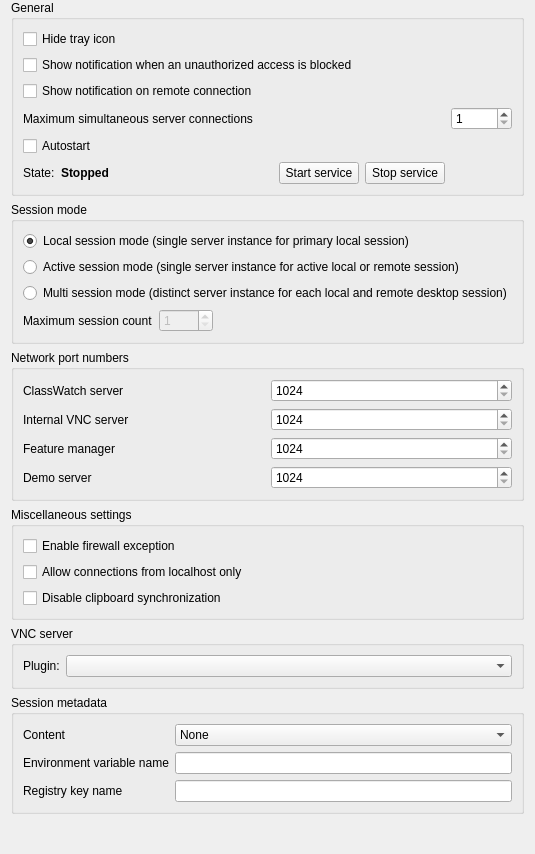
<?xml version="1.0" encoding="UTF-8"?>
<ui version="4.0">
 <class>ServiceConfigurationPage</class>
 <widget class="QWidget" name="ServiceConfigurationPage">
  <property name="windowTitle">
   <string notr="true">Form</string>
  </property>
  <layout class="QVBoxLayout" name="verticalLayout">
   <property name="topMargin">
    <number>0</number>
   </property>
   <property name="bottomMargin">
    <number>0</number>
   </property>
   <item>
    <widget class="QGroupBox" name="groupBox_3">
     <property name="title">
      <string>General</string>
     </property>
     <layout class="QGridLayout" name="gridLayout_12">
      <item row="1" column="0" colspan="2">
       <widget class="QCheckBox" name="failedAuthenticationNotificationsEnabled">
        <property name="text">
         <string>Show notification when an unauthorized access is blocked</string>
        </property>
       </widget>
      </item>
      <item row="2" column="0" colspan="2">
       <widget class="QCheckBox" name="remoteConnectionNotificationsEnabled">
        <property name="text">
         <string>Show notification on remote connection</string>
        </property>
       </widget>
      </item>
      <item row="4" column="0">
       <widget class="QLabel" name="serverConnectionLimitLabel">
        <property name="text">
         <string>Maximum simultaneous server connections</string>
        </property>
       </widget>
      </item>
      <item row="4" column="1">
       <widget class="QSpinBox" name="serverConnectionLimit">
        <property name="toolTip">
         <string>Limits simultaneous remote connections to protect the server against resource exhaustion.</string>
        </property>
        <property name="minimum">
         <number>1</number>
        </property>
        <property name="maximum">
         <number>10000</number>
        </property>
       </widget>
      </item>
      <item row="0" column="0" colspan="2">
       <widget class="QCheckBox" name="isTrayIconHidden">
        <property name="text">
         <string>Hide tray icon</string>
        </property>
       </widget>
      </item>
      <item row="5" column="0">
       <widget class="QCheckBox" name="autostartService">
        <property name="text">
         <string>Autostart</string>
        </property>
       </widget>
      </item>
      <item row="6" column="0">
       <layout class="QHBoxLayout" name="horizontalLayout_3">
        <item>
         <widget class="QLabel" name="label_16">
          <property name="text">
           <string>State:</string>
          </property>
         </widget>
        </item>
        <item>
         <widget class="QLabel" name="serviceState">
          <property name="font">
           <font>
            <bold>true</bold>
           </font>
          </property>
          <property name="text">
           <string>Stopped</string>
          </property>
         </widget>
        </item>
        <item>
         <spacer name="horizontalSpacer_9">
          <property name="orientation">
           <enum>Qt::Orientation::Horizontal</enum>
          </property>
          <property name="sizeHint" stdset="0">
           <size>
            <width>40</width>
            <height>20</height>
           </size>
          </property>
         </spacer>
        </item>
        <item>
         <widget class="QPushButton" name="startService">
          <property name="text">
           <string>Start service</string>
          </property>
          <property name="icon">
           <iconset resource="../../core/resources/core.qrc">
            <normaloff>:/core/media-playback-start.png</normaloff>:/core/media-playback-start.png</iconset>
          </property>
         </widget>
        </item>
        <item>
         <widget class="QPushButton" name="stopService">
          <property name="text">
           <string>Stop service</string>
          </property>
          <property name="icon">
           <iconset resource="../../core/resources/core.qrc">
            <normaloff>:/core/media-playback-stop.png</normaloff>:/core/media-playback-stop.png</iconset>
          </property>
         </widget>
        </item>
       </layout>
      </item>
     </layout>
    </widget>
   </item>
   <item>
    <widget class="QGroupBox" name="groupBox">
     <property name="title">
      <string>Session mode</string>
     </property>
     <layout class="QVBoxLayout" name="verticalLayout_2">
      <item>
       <widget class="QRadioButton" name="localSessionModeEnabled">
        <property name="text">
         <string>Local session mode (single server instance for primary local session)</string>
        </property>
        <property name="checked">
         <bool>true</bool>
        </property>
        <attribute name="buttonGroup">
         <string notr="true">sessionModeButtonGroup</string>
        </attribute>
       </widget>
      </item>
      <item>
       <widget class="QRadioButton" name="activeSessionModeEnabled">
        <property name="toolTip">
         <string>Enable if a single ClassWatch Server instance should be launched for the currently active session, no matter if local or remote.</string>
        </property>
        <property name="text">
         <string>Active session mode (single server instance for active local or remote session)</string>
        </property>
        <attribute name="buttonGroup">
         <string notr="true">sessionModeButtonGroup</string>
        </attribute>
       </widget>
      </item>
      <item>
       <widget class="QRadioButton" name="multiSessionModeEnabled">
        <property name="toolTip">
         <string>Enabling this option will make the service launch a server process for every interactive session on a computer.
Typically this is required to support terminal servers.</string>
        </property>
        <property name="text">
         <string>Multi session mode (distinct server instance for each local and remote desktop session)</string>
        </property>
        <attribute name="buttonGroup">
         <string notr="true">sessionModeButtonGroup</string>
        </attribute>
       </widget>
      </item>
      <item>
       <layout class="QHBoxLayout" name="horizontalLayout_2">
        <item>
         <widget class="QLabel" name="label_2">
          <property name="text">
           <string>Maximum session count</string>
          </property>
         </widget>
        </item>
        <item>
         <widget class="QSpinBox" name="maximumSessionCount">
          <property name="enabled">
           <bool>false</bool>
          </property>
          <property name="minimum">
           <number>1</number>
          </property>
          <property name="maximum">
           <number>1000</number>
          </property>
         </widget>
        </item>
        <item>
         <spacer name="horizontalSpacer">
          <property name="orientation">
           <enum>Qt::Orientation::Horizontal</enum>
          </property>
          <property name="sizeHint" stdset="0">
           <size>
            <width>40</width>
            <height>20</height>
           </size>
          </property>
         </spacer>
        </item>
       </layout>
      </item>
     </layout>
    </widget>
   </item>
   <item>
    <widget class="QGroupBox" name="networkPortNumbersGroupBox">
     <property name="title">
      <string>Network port numbers</string>
     </property>
     <layout class="QGridLayout" name="gridLayout_11">
      <item row="3" column="0">
       <widget class="QLabel" name="label_13">
        <property name="text">
         <string>Demo server</string>
        </property>
       </widget>
      </item>
      <item row="1" column="0">
       <widget class="QLabel" name="label_15">
        <property name="text">
         <string>Internal VNC server</string>
        </property>
       </widget>
      </item>
      <item row="0" column="0">
       <widget class="QLabel" name="label_12">
        <property name="text">
         <string>ClassWatch server</string>
        </property>
       </widget>
      </item>
      <item row="3" column="1">
       <widget class="QSpinBox" name="demoServerPort">
        <property name="minimum">
         <number>1024</number>
        </property>
        <property name="maximum">
         <number>65535</number>
        </property>
       </widget>
      </item>
      <item row="0" column="1">
       <widget class="QSpinBox" name="veyonServerPort">
        <property name="minimum">
         <number>1024</number>
        </property>
        <property name="maximum">
         <number>65535</number>
        </property>
       </widget>
      </item>
      <item row="1" column="1">
       <widget class="QSpinBox" name="vncServerPort">
        <property name="minimum">
         <number>1024</number>
        </property>
        <property name="maximum">
         <number>65535</number>
        </property>
       </widget>
      </item>
      <item row="2" column="1">
       <widget class="QSpinBox" name="featureWorkerManagerPort">
        <property name="minimum">
         <number>1024</number>
        </property>
        <property name="maximum">
         <number>65535</number>
        </property>
       </widget>
      </item>
      <item row="2" column="0">
       <widget class="QLabel" name="label_14">
        <property name="text">
         <string>Feature manager</string>
        </property>
       </widget>
      </item>
     </layout>
    </widget>
   </item>
   <item>
    <widget class="QGroupBox" name="miscSettingsGroupBox">
     <property name="title">
      <string>Miscellaneous settings</string>
     </property>
     <layout class="QVBoxLayout" name="verticalLayout_3">
      <item>
       <widget class="QCheckBox" name="isFirewallExceptionEnabled">
        <property name="text">
         <string>Enable firewall exception</string>
        </property>
       </widget>
      </item>
      <item>
       <widget class="QCheckBox" name="localConnectOnly">
        <property name="text">
         <string>Allow connections from localhost only</string>
        </property>
       </widget>
      </item>
      <item>
       <widget class="QCheckBox" name="clipboardSynchronizationDisabled">
        <property name="text">
         <string>Disable clipboard synchronization</string>
        </property>
       </widget>
      </item>
     </layout>
    </widget>
   </item>
   <item>
    <widget class="QGroupBox" name="vncServerGroupBox">
     <property name="title">
      <string>VNC server</string>
     </property>
     <layout class="QVBoxLayout" name="vncServerGroupBoxLayout">
      <item>
       <layout class="QHBoxLayout" name="horizontalLayout">
        <item>
         <widget class="QLabel" name="label">
          <property name="text">
           <string>Plugin:</string>
          </property>
         </widget>
        </item>
        <item>
         <widget class="QComboBox" name="vncServerPlugin">
          <property name="sizePolicy">
           <sizepolicy hsizetype="MinimumExpanding" vsizetype="Fixed">
            <horstretch>0</horstretch>
            <verstretch>0</verstretch>
           </sizepolicy>
          </property>
         </widget>
        </item>
       </layout>
      </item>
     </layout>
    </widget>
   </item>
   <item>
    <widget class="QGroupBox" name="sessionMetaDataGroupBox">
     <property name="title">
      <string>Session metadata</string>
     </property>
     <layout class="QFormLayout" name="formLayout">
      <item row="0" column="0">
       <widget class="QLabel" name="sessionMetaDataContentLabel">
        <property name="text">
         <string>Content</string>
        </property>
       </widget>
      </item>
      <item row="0" column="1">
       <widget class="QComboBox" name="sessionMetaDataContent">
        <property name="sizePolicy">
         <sizepolicy hsizetype="MinimumExpanding" vsizetype="Fixed">
          <horstretch>0</horstretch>
          <verstretch>0</verstretch>
         </sizepolicy>
        </property>
        <item>
         <property name="text">
          <string>None</string>
         </property>
        </item>
        <item>
         <property name="text">
          <string>Value of an environment variable</string>
         </property>
        </item>
        <item>
         <property name="text">
          <string>Value of a registry key</string>
         </property>
        </item>
       </widget>
      </item>
      <item row="1" column="0">
       <widget class="QLabel" name="sessionMetaDataEnvironmentVariableLabel">
        <property name="text">
         <string>Environment variable name</string>
        </property>
       </widget>
      </item>
      <item row="1" column="1">
       <widget class="QLineEdit" name="sessionMetaDataEnvironmentVariable"/>
      </item>
      <item row="2" column="0">
       <widget class="QLabel" name="sessionMetaDataRegistryKeyLabel">
        <property name="text">
         <string>Registry key name</string>
        </property>
       </widget>
      </item>
      <item row="2" column="1">
       <widget class="QLineEdit" name="sessionMetaDataRegistryKey">
        <property name="toolTip">
         <string>Optionally enter a regular expression with a capture to extract a part of the computer name and use it as the display name for the computer.

Example: [^-]*-(PC[0-9]*)</string>
        </property>
       </widget>
      </item>
     </layout>
    </widget>
   </item>
   <item>
    <spacer name="verticalSpacer">
     <property name="orientation">
      <enum>Qt::Orientation::Vertical</enum>
     </property>
     <property name="sizeHint" stdset="0">
      <size>
       <width>20</width>
       <height>40</height>
      </size>
     </property>
    </spacer>
   </item>
  </layout>
 </widget>
 <tabstops>
  <tabstop>isTrayIconHidden</tabstop>
  <tabstop>failedAuthenticationNotificationsEnabled</tabstop>
  <tabstop>remoteConnectionNotificationsEnabled</tabstop>
  <tabstop>autostartService</tabstop>
  <tabstop>startService</tabstop>
  <tabstop>stopService</tabstop>
  <tabstop>localSessionModeEnabled</tabstop>
  <tabstop>activeSessionModeEnabled</tabstop>
  <tabstop>multiSessionModeEnabled</tabstop>
  <tabstop>maximumSessionCount</tabstop>
  <tabstop>serverConnectionLimit</tabstop>
  <tabstop>veyonServerPort</tabstop>
  <tabstop>vncServerPort</tabstop>
  <tabstop>featureWorkerManagerPort</tabstop>
  <tabstop>demoServerPort</tabstop>
  <tabstop>isFirewallExceptionEnabled</tabstop>
  <tabstop>localConnectOnly</tabstop>
  <tabstop>clipboardSynchronizationDisabled</tabstop>
  <tabstop>vncServerPlugin</tabstop>
  <tabstop>sessionMetaDataContent</tabstop>
  <tabstop>sessionMetaDataEnvironmentVariable</tabstop>
  <tabstop>sessionMetaDataRegistryKey</tabstop>
 </tabstops>
 <resources>
  <include location="../../core/resources/core.qrc"/>
 </resources>
 <connections>
  <connection>
   <sender>vncServerPlugin</sender>
   <signal>currentIndexChanged(int)</signal>
   <receiver>ServiceConfigurationPage</receiver>
   <slot>updateVncServerPluginConfigurationWidget()</slot>
   <hints>
    <hint type="sourcelabel">
     <x>381</x>
     <y>703</y>
    </hint>
    <hint type="destinationlabel">
     <x>340</x>
     <y>484</y>
    </hint>
   </hints>
  </connection>
  <connection>
   <sender>startService</sender>
   <signal>clicked()</signal>
   <receiver>ServiceConfigurationPage</receiver>
   <slot>startService()</slot>
   <hints>
    <hint type="sourcelabel">
     <x>230</x>
     <y>118</y>
    </hint>
    <hint type="destinationlabel">
     <x>207</x>
     <y>234</y>
    </hint>
   </hints>
  </connection>
  <connection>
   <sender>stopService</sender>
   <signal>clicked()</signal>
   <receiver>ServiceConfigurationPage</receiver>
   <slot>stopService()</slot>
   <hints>
    <hint type="sourcelabel">
     <x>342</x>
     <y>118</y>
    </hint>
    <hint type="destinationlabel">
     <x>207</x>
     <y>234</y>
    </hint>
   </hints>
  </connection>
  <connection>
   <sender>multiSessionModeEnabled</sender>
   <signal>toggled(bool)</signal>
   <receiver>maximumSessionCount</receiver>
   <slot>setEnabled(bool)</slot>
   <hints>
    <hint type="sourcelabel">
     <x>320</x>
     <y>371</y>
    </hint>
    <hint type="destinationlabel">
     <x>295</x>
     <y>415</y>
    </hint>
   </hints>
  </connection>
 </connections>
 <slots>
  <slot>updateVncServerPluginConfigurationWidget()</slot>
  <slot>startService()</slot>
  <slot>stopService()</slot>
 </slots>
 <buttongroups>
  <buttongroup name="sessionModeButtonGroup"/>
 </buttongroups>
</ui>
